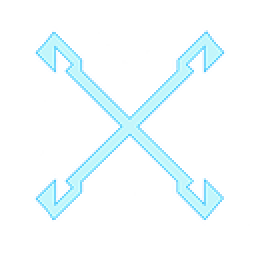
#> input picture src/assets/close.png, 128 x 128 px (shown 2 times larger)
$ python check_icon.py ../src/assets/close.png
#> lines starting #> are read from the running program, lines starting #| are printed output that depends on the picture; after the words box and inside, x2 and y2 are one past the last pixel; in counts of white or black regions, pixels touching at a corner belong together
"""Check a candidate app icon against the macOS grid, and show it at every
size it will actually be rendered at.

    python3 scripts/check_icon.py path/to/icon.png

Exits non-zero if a hard requirement fails. The soft checks are advice, not
gates — an icon that deliberately breaks the grid (a shape that protrudes,
say) is a decision, not a bug.

Writes a contact sheet next to the input as <name>-contact.png: every real
size on three backgrounds, because an icon that reads on the Dock's dark
grey can still disappear in a white Finder list.
"""

import sys
from pathlib import Path

from PIL import Image, ImageDraw

# Apple's macOS grid, Big Sur onwards. On a 1024 canvas the icon body is an
# 824 square with a 185.4px continuous ("squircle") corner radius, leaving a
# 100px margin. The margin is not padding to be reclaimed: it is what makes
# your icon optically the same size as every other icon in the Dock. Filling
# the canvas edge to edge — which the current artwork does — renders visibly
# larger and squarer than its neighbours.
CANVAS = 1024
BODY = 824
CORNER_RADIUS = 185.4
BODY_RATIO = BODY / CANVAS          # 0.8047
RADIUS_RATIO = CORNER_RADIUS / BODY  # 0.225

# Every size gen_icons.py emits, from the .icns iconset, the .ico, and the
# loose PNGs. 16px is the one that decides whether the design works.
RENDER_SIZES = [16, 32, 48, 64, 128, 256, 512, 1024]

# Above a soft shadow, below the icon body.
SOLID_ALPHA = 200

BACKGROUNDS = [
    ("dock", (46, 48, 54)),
    ("light", (245, 245, 247)),
    ("mid", (128, 128, 128)),
]


def fail(msg: str) -> None:
    print(f"  FAIL  {msg}")


def warn(msg: str) -> None:
    print(f"  warn  {msg}")


def ok(msg: str) -> None:
    print(f"  ok    {msg}")


def main() -> int:
    if len(sys.argv) != 2:
        print(__doc__)
        return 2
    path = Path(sys.argv[1])
    if not path.exists():
        print(f"no such file: {path}")
        return 2

    im = Image.open(path).convert("RGBA")
#> im is the input picture: PIL image 128x128 RGBA; mean R, G, B, A 19.5, 35.5, 41.6, 27.5
    w, h = im.size
#> w = 128; h = 128
    hard_failures = 0

    print(f"\n{path.name} — {w}x{h}\n")
#| close.png — 128x128

    print("Hard requirements")
    if w != h:
        fail(f"not square ({w}x{h}); every output is a square resize")
        hard_failures += 1
    else:
        ok("square")

    if min(w, h) < CANVAS:
        fail(f"smaller than {CANVAS}px; the .icns needs a {CANVAS}px rendition")
        hard_failures += 1
    else:
        ok(f"at least {CANVAS}px")

    alpha = im.getchannel("A")
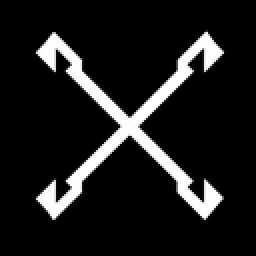
#> alpha: PIL image 128x128 L (shown 2 times larger); min 0, max 255, mean 27.5
    if alpha.getextrema()[0] == 255:
        fail("fully opaque; the corners outside the squircle must be transparent")
        hard_failures += 1
    else:
        ok("has transparency")

    print("\nmacOS grid")
    # Threshold hard before measuring: a soft drop shadow reaches the canvas
    # edge at low alpha, and measuring it as part of the body reports ~98% for
    # artwork that is actually on the grid.
    solid = alpha.point([0] * (SOLID_ALPHA + 1) + [255] * (255 - SOLID_ALPHA))
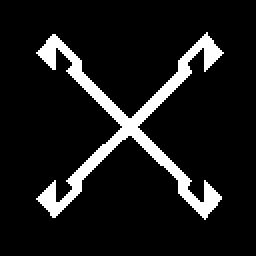
#> solid: PIL image 128x128 L (shown 2 times larger); 9.9% white; 1 white region, box (x1, y1, x2, y2) and area: (18, 16, 112, 110) 1619
    bbox = solid.getbbox()
#> bbox = (18, 16, 112, 110)
    if bbox is None:
        fail("image is entirely transparent")
        return 1
    bw, bh = bbox[2] - bbox[0], bbox[3] - bbox[1]
#> bw = 94; bh = 94
    body_frac = max(bw, bh) / w
#> body_frac = 0.734
    print(f"        content spans {bw}x{bh} = {body_frac * 100:.1f}% of the canvas")
#|         content spans 94x94 = 73.4% of the canvas
    if abs(body_frac - BODY_RATIO) <= 0.02:
        ok(f"matches the {BODY}/{CANVAS} body ratio ({BODY_RATIO * 100:.1f}%)")
    elif body_frac > BODY_RATIO + 0.02:
        warn(
            f"larger than the grid — will look oversized beside other icons. "
            f"Target {BODY_RATIO * 100:.1f}% (a {round(w * BODY_RATIO)}px body on this canvas)"
        )
    else:
        warn(f"smaller than the grid — will look undersized. Target {BODY_RATIO * 100:.1f}%")

    cx = (bbox[0] + bbox[2]) / 2, (bbox[1] + bbox[3]) / 2
#> cx = (65, 63)
    off = abs(cx[0] - w / 2), abs(cx[1] - h / 2)
#> off = (1, 1)
    if max(off) > w * 0.01:
        warn(f"content is off-centre by ({off[0]:.0f}, {off[1]:.0f})px")
    else:
        ok("centred")

    print(f"\n        corner radius for this canvas: {w * BODY_RATIO * RADIUS_RATIO:.1f}px "
          f"on a {w * BODY_RATIO:.0f}px body ({RADIUS_RATIO * 100:.1f}% of the body)")
#|         corner radius for this canvas: 23.2px on a 103px body (22.5% of the body)
    print("        use a CONTINUOUS corner (squircle), not a plain rounded rectangle")

    print("\nLegibility")
    # Two different things, and conflating them cries wolf. Tonal spread is
    # whether the SUBJECT reads; mean-vs-background is whether the SILHOUETTE
    # separates. A deliberately dark icon with a bright subject scores low on
    # the second and is perfectly legible — so a strong spread excuses it.
    small = im.resize((16, 16), Image.Resampling.LANCZOS)
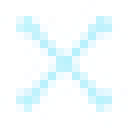
#> small: PIL image 16x16 RGBA (shown 8 times larger); mean R, G, B, A 74.1, 112.8, 124, 30.2; transparent parts drawn white
    for name, bg in BACKGROUNDS[:2]:
        comp = Image.alpha_composite(Image.new("RGBA", (16, 16), bg + (255,)), small).convert("L")
        vals = list(comp.tobytes())
        spread = max(vals) - min(vals)
        bg_lum = int(0.299 * bg[0] + 0.587 * bg[1] + 0.114 * bg[2])
        mean_delta = abs(sum(vals) / len(vals) - bg_lum)
        (ok if spread >= 90 else warn)(f"at 16px on {name}: subject contrast {spread} (want 90+)")
        if mean_delta < 25 and spread < 140:
            warn(f"  and the silhouette barely separates from {name} (mean delta {mean_delta:.0f})")
#> this loop made 2 passes
#> (spread, mean_delta) on passes 1 to 2: (162, 20.07), (21, 3.22)
#> pass 1, in main, `comp = Image.alpha_composite(Image.new("RGBA", (16, 16), bg + (255,)),..`:
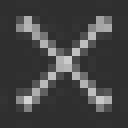
#> comp: PIL image 16x16 L (shown 8 times larger); min 48, max 210, mean 68.1
#> pass 2, in main, `comp = Image.alpha_composite(Image.new("RGBA", (16, 16), bg + (255,)),..`:
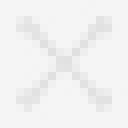
#> comp: PIL image 16x16 L (shown 8 times larger); min 224, max 245, mean 241.8

    # Contact sheet.
    pad, label_w = 18, 70
    row_h = 128 + pad
    sheet_w = label_w + sum(min(s, 128) + pad for s in RENDER_SIZES) + pad
    sheet = Image.new("RGB", (sheet_w, pad + len(BACKGROUNDS) * row_h), (30, 30, 32))
    d = ImageDraw.Draw(sheet)
    y = pad
    for name, bg in BACKGROUNDS:
        d.rectangle([label_w, y, sheet_w, y + 128], fill=bg)
        d.text((10, y + 58), name, fill=(220, 220, 220))
        x = label_w + pad
        for s in RENDER_SIZES:
            shown = min(s, 128)
            r = im.resize((shown, shown), Image.Resampling.LANCZOS)
            sheet.paste(
                Image.alpha_composite(Image.new("RGBA", (shown, shown), bg + (255,)), r).convert("RGB"),
                (x, y + (128 - shown) // 2),
            )
            x += shown + pad
        y += row_h
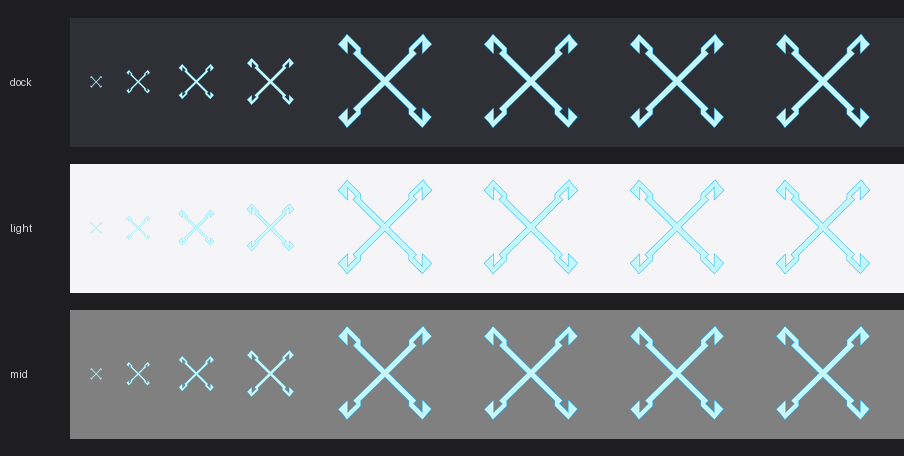
#> sheet: PIL image 904x456 RGB; mean R, G, B 117.4, 122, 125.3
#> after the loop, y = 456
    out = path.with_name(path.stem + "-contact.png")
    sheet.save(out)
    print(f"\ncontact sheet: {out}")
    print(f"sizes shown:   {', '.join(str(s) for s in RENDER_SIZES)} (capped at 128 for the sheet)")

    if hard_failures:
        print(f"\n{hard_failures} hard requirement(s) failed\n")
        return 1
    print("\nhard requirements passed\n")
    return 0


if __name__ == "__main__":
#> (the run stopped early here; a loop or call above may not have finished)
